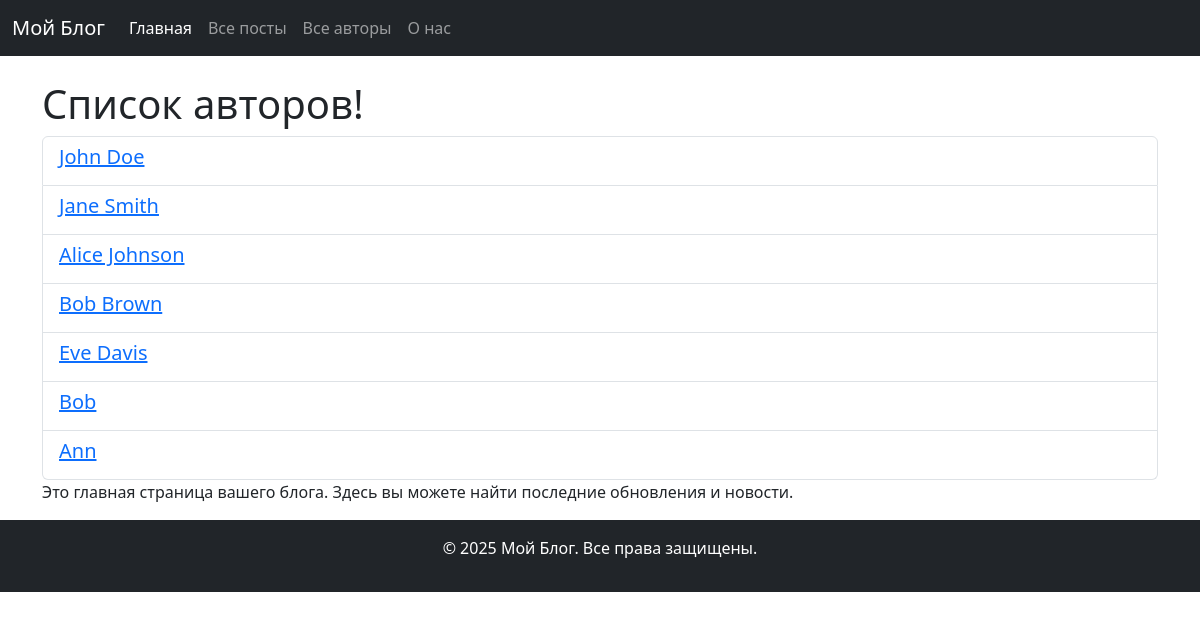
Screenshot of /authors/ with the database file from the repository.
### blog_app/models.py (models this page shows, shortened)
class Author(models.Model):
    name = models.CharField(max_length=100)

### blog_app/views.py (the view)
# urls.py: path('authors/', author_list, name='author_list'),
def author_list(request):
    authors = Author.objects.all()
    context = {
        'title': 'Список авторов',
        'authors': authors
    }
    return render(request, 'blog_app/author_list.html', context=context)

### blog_app/templates/blog_app/author_list.html (shortened to what this page needs)
{% extends 'blog_app/base.html' %}
{% block content %}
    <h1>{{ title }}!</h1>
    <ul class="list-group">
        {% for author in authors %}
            <li class="list-group-item">
                <a href="{% url 'author_detail' author.pk %}"><h5>{{ author.name }}</h5></a>
            </li>
        {% empty %}
            <p>Постов нет</p>
        {% endfor %}
    </ul>
    <p>Это главная страница вашего блога. Здесь вы можете найти последние обновления и новости.</p>
{% endblock %}

### rows the page displays
Author: name "John Doe"
Author: name "Jane Smith"
Author: name "Alice Johnson"
Author: name "Bob Brown"
Author: name "Eve Davis"
Author: name "Bob"
Author: name "Ann"

### other values shown
{{ title }} "Список авторов"
